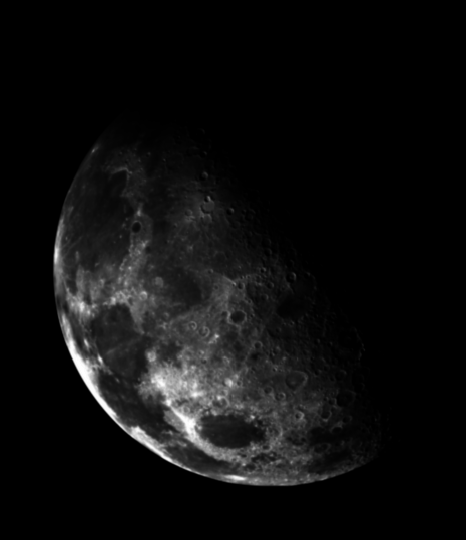
%> input picture TP1/Lune.tif, 466 x 540 px
$ octave histogrammes.m   (GNU Octave 9; MATLAB toolbox functions it lacks are replaced by stand-ins)
%> lines starting %> are read from the running program, lines starting %| are printed output that depends on the picture
%*************************************************************************%
% Fichier : histogrammes.m                                                %
% Description : Script effectuant l'amélioration d'image de la photo de   %
%               la Lune.                                                  %
% Auteurs : Julien ANTOINE 1813026 & Maxime SCHMITT 1719088               %
% Date : 03/02/2016                                                       %
%*************************************************************************%

clear all;
close all;
clc;

%% Chargement de l'image
im = imread('Lune.tif');
%> im is the input picture: size 540x466 uint16; min 0, max 16384, mean 929.5
classin = class(im);
%> classin = 'uint16'
im2 = im2double(im);


%% Correction de l'exposition (filtre gamma)

% Paramètre de la transformation
gamma = 0.3;

% Correction de l'exposition (Transformation gamma)
im3 = im2.^gamma;
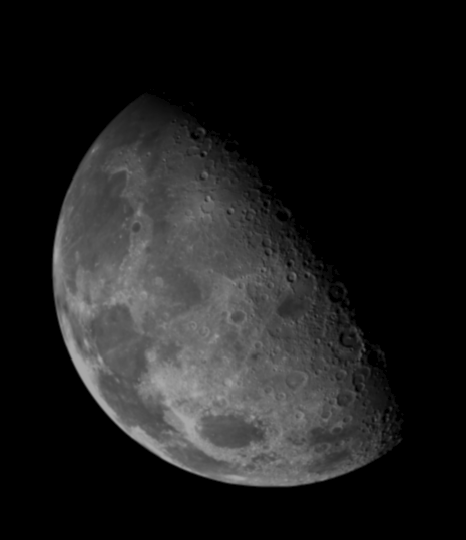
%> im3: size 540x466 double; min 0, max 0.66, mean 0.118

% Affichage
figure(1);
subplot(2, 2, 1);
imshow(im2);
title('Image originale');
subplot(2, 2, 2);
imhist(im2);
title('Image originale');
subplot(2, 2, 3);
imshow(im3);
title(['Image après transformation gamma (\gamma = ',num2str(gamma),')']);
subplot(2, 2, 4);
imhist(im3);
title(['Image après transformation gamma (\gamma = ',num2str(gamma),')']);

% Ecriture du fichier
% imwrite(im3,'luneClaire.png');


%% Affinage de l'image et égalisation d'histogramme

% Paramètres
sigma = 0.5;                 % Ecart-type du filtre gaussien
c = 10;                      % Coefficient de réhaussement
taille = 2*ceil(2*sigma)+1;  % Taille du filtre (nombre impair >= 3)

% Affinage de l'image
% Application du filtre gaussien d'écart type sigma
im3floue = imgaussfilt(im3,sigma,'FilterSize',taille);

% Différence entre l'image originale et l'image floue
diff = im3 - im3floue;
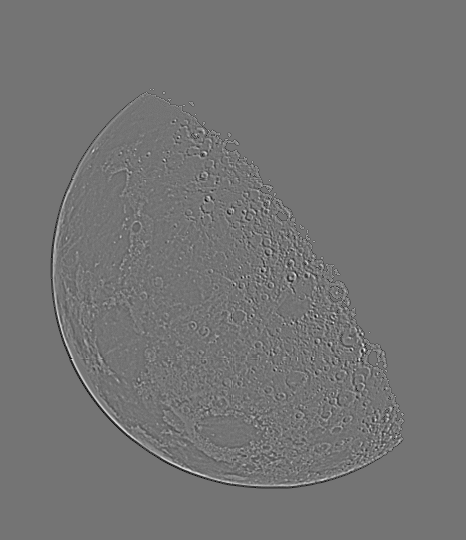
%> diff: size 540x466 double; min -0.024, max 0.0285, mean 3.37e-17; drawn with min black and max white
% Affinage de l'image (rehaussement)
im4 = im3 + c * diff;
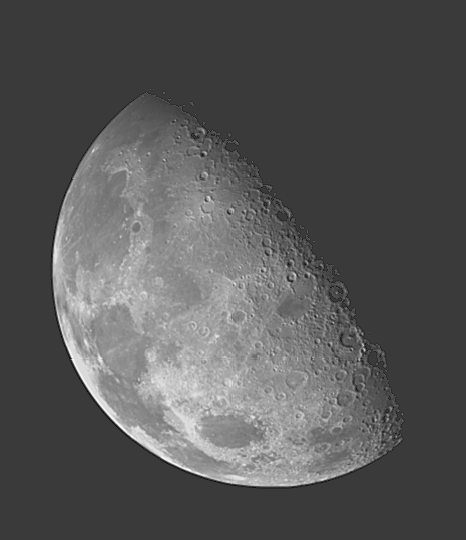
%> im4: size 540x466 double; min -0.24, max 0.811, mean 0.118; drawn with min black and max white

m = find(imhist(im4)~=0,1,'last');
%> m = 208
im5 = im4 .* (256/m);


% Affichage
figure(2);
subplot(2, 2, 1);
imshow(im4);
title('Image affinée');
subplot(2, 2, 2);
imhist(im4);
title('Histogramme de l''image affinée');
subplot(2, 2, 3);
imshow(im5);
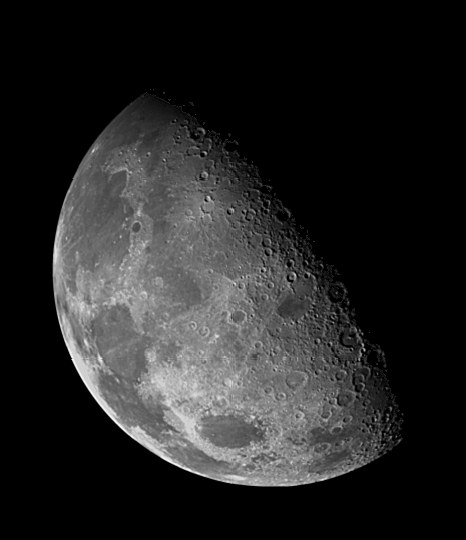
%> displayed picture: size 540x466, on the screen's scale of 0 to 255; min 0, max 254, mean 37.3
title('Image d''histogramme étalé');
subplot(2, 2, 4);
imhist(im5);
title('Histogramme étalé');
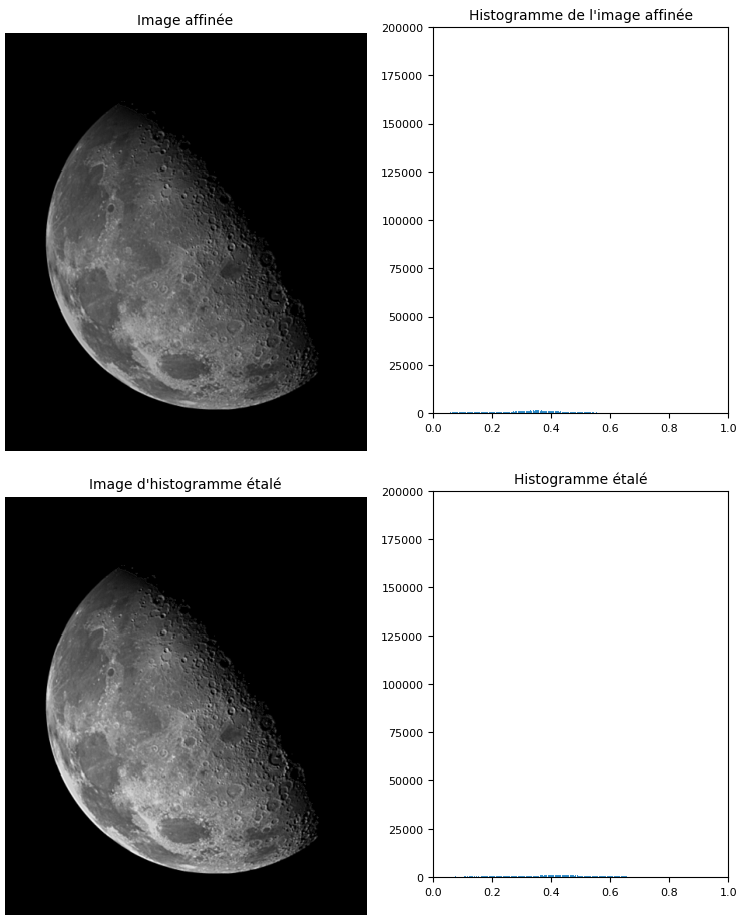
%> figure redrawn from the program's plot data, 4 panels

% Ecriture du fichier
% imwrite(im4,['netteG',num2str(sigma),'T',num2str(taille),'C',num2str(c),'.png']);

%% Égalisation de l'histogramme
im6 = histeq(im5, 255);
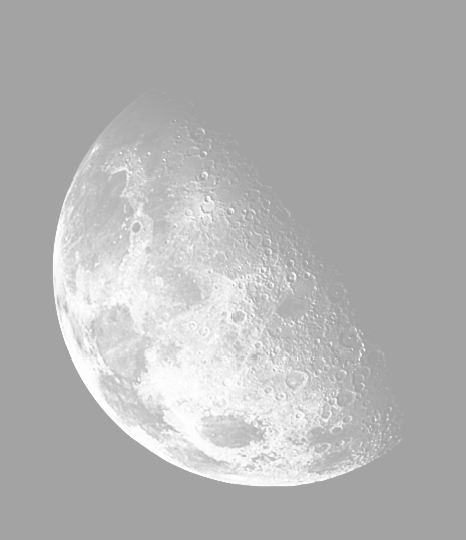
%> im6: size 540x466 double; min 0.642, max 1, mean 0.706

m = find(imhist(im6)~=0,1,'last');
%> m = 256
im6 = im6 .* (256/m);

figure(3);
subplot(1, 2, 1);
imshow(im6);
title('Image égalisée');
subplot(1, 2, 2);
imhist(im6);
title('Histogramme de l''image égalisée');
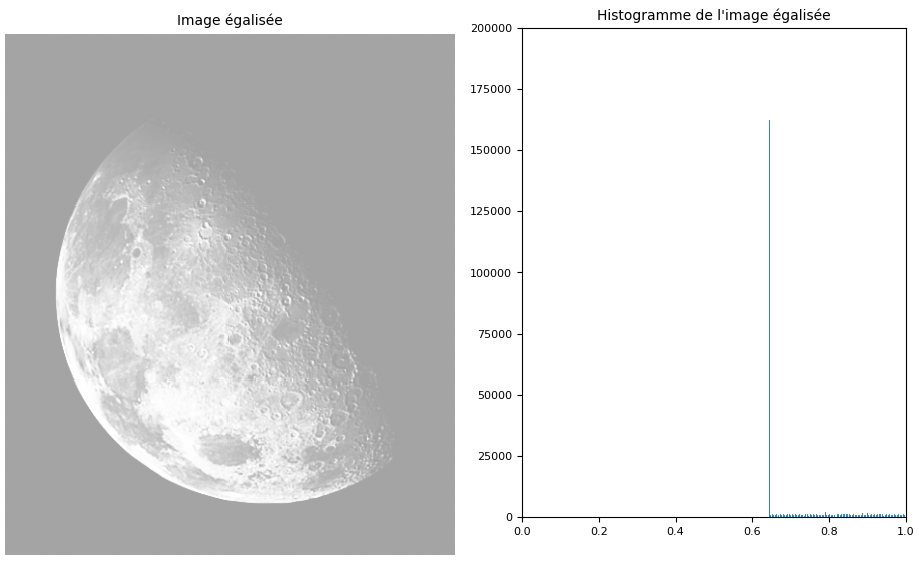
%> figure redrawn from the program's plot data, 2 panels
